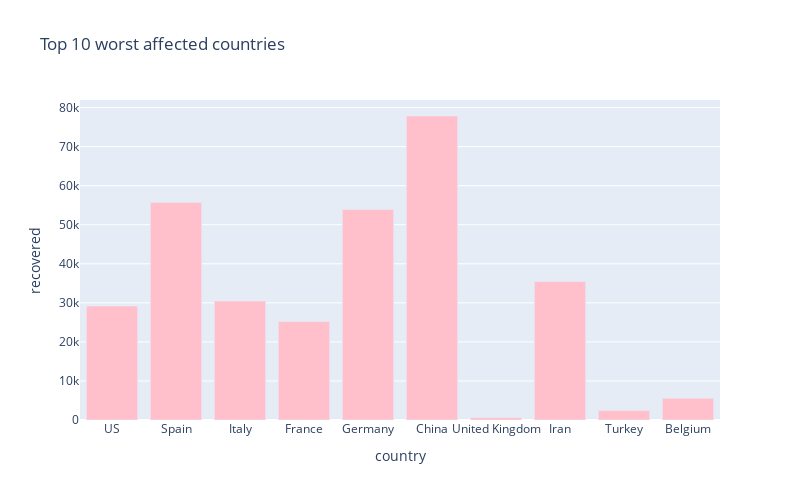

Write notebook code for a chart like this one.
### Markdown cell above
## Worst hit countries - Recovering cases

### Code cell
px.bar(
    sorted_country_df.head(10),
    x = "country",
    y = "recovered",
    title= "Top 10 worst affected countries", # the axis names
    color_discrete_sequence=["pink"], 
    height=500,
    width=800
)

### Figure 1 — Plotly figure (JSON) as saved in the notebook; plotly's stock layout.template omitted (floating-point values rounded to 4 significant figures)
{"data": [{"alignmentgroup": "True", "hoverlabel": {"namelength": 0}, "hovertemplate": "country=%{x}<br>recovered=%{y}", "legendgroup": "", "marker": {"color": "pink"}, "name": "", "offsetgroup": "", "orientation": "v", "showlegend": false, "textposition": "auto", "type": "bar", "x": ["US", "Spain", "Italy", "France", "Germany", "China", "United Kingdom", "Iran", "Turkey", "Belgium"], "xaxis": "x", "y": [29183, 55668, 30455, 25195, 53913, 77844, 588, 35465, 2423, 5568], "yaxis": "y"}], "layout": {"barmode": "relative", "height": 500, "legend": {"tracegroupgap": 0}, "title": {"text": "Top 10 worst affected countries"}, "width": 800, "xaxis": {"anchor": "y", "domain": [0, 1], "title": {"text": "country"}}, "yaxis": {"anchor": "x", "domain": [0, 1], "title": {"text": "recovered"}}}}
